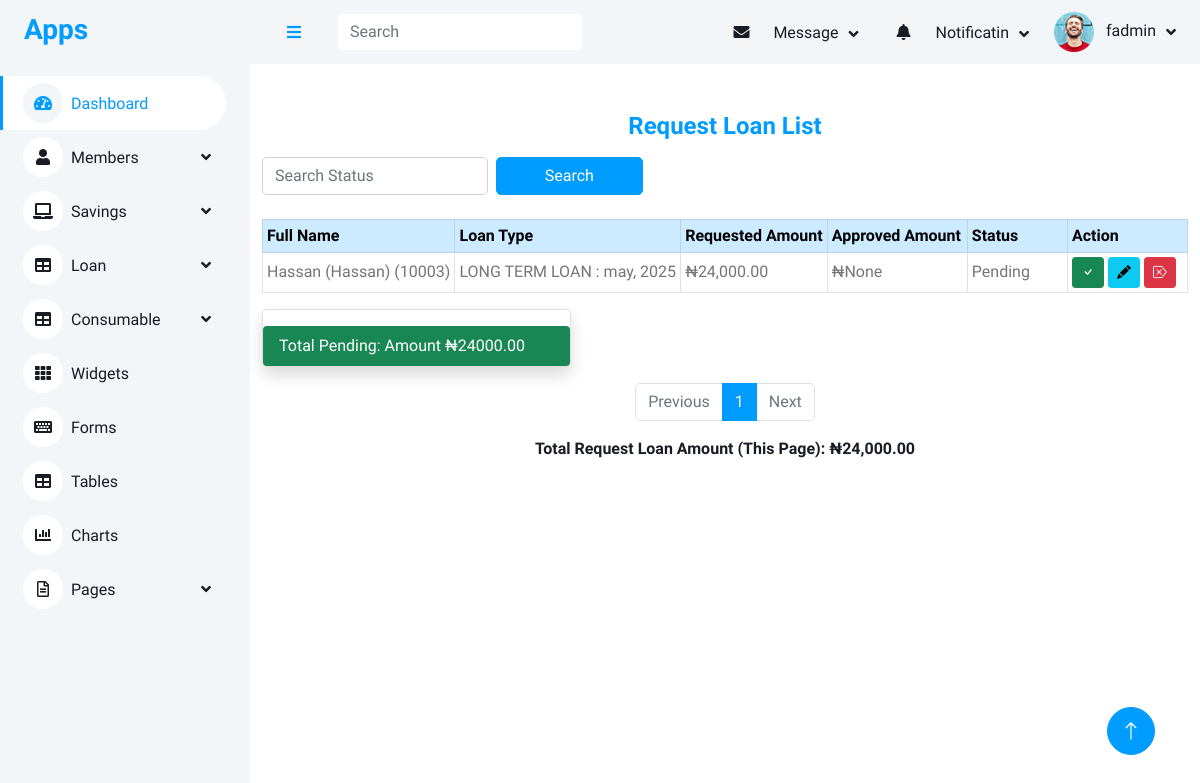
Page /requested_loan (signed in) on the committed database.
### accounts/models.py (models this page shows, shortened)
class User(AbstractUser):
    first_name = models.CharField(max_length=100)
    last_name = models.CharField(max_length=100)
    other_name = models.CharField(max_length=100)
    date_of_birth = models.DateField(blank=True,null=True)
    username = models.CharField(max_length=100, unique=True)
    department = models.CharField(max_length=100)
    unit = models.CharField(max_length=100)
    gender = models.ForeignKey(Gender, on_delete=models.CASCADE, blank=True, null=True)
    group = models.ForeignKey(UserGroup, on_delete=models.CASCADE, blank=True, null=True)
    marital_status = models.ForeignKey(MaritalStatus,on_delete=models.SET_NULL, null=True, blank=True)
    religion = models.ForeignKey(Religion, on_delete=models.SET_NULL, null=True, blank=True,)
    passport = models.ImageField(upload_to='passport', blank=True, null=True)
    member_number = models.CharField(max_length=100)
    def __str__(self):
        return f"{self.first_name} ({self.last_name})"

class Member(models.Model):
    member = models.OneToOneField(User, on_delete=models.SET_NULL, null=True, blank=True)
    ippis = models.IntegerField(unique=True)  # Required and unique
    total_savings = models.DecimalField(max_digits=12, decimal_places=2, blank=True, null=True)
    def __str__(self):
        return f"{self.member} ({self.ippis})"

### loan/models.py (models this page shows, shortened)
class LoanRequest(models.Model):
    member = models.ForeignKey(Member, on_delete=models.CASCADE, related_name="loan_requests")
    loan_type = models.ForeignKey(LoanType, on_delete=models.SET_NULL, null=True, blank=True)
    amount = models.DecimalField(max_digits=10, decimal_places=2)
    approved_amount = models.DecimalField(max_digits=10, decimal_places=2, null=True, blank=True)
    loan_term_months = models.PositiveIntegerField()
    application_date = models.DateField(default=today_date)
    approval_date = models.DateField(null=True, blank=True)
    status = models.CharField(max_length=20,choices=[ ("pending", "Pending"),("approved", "Approved"),("rejected", "Rejected"),  ("paid", "paid"),("paid", "paid") ], default="pending",)
    rejection_reason = models.TextField(blank=True, null=True)
    file_one = models.ImageField(upload_to='file_one', blank=True, null=True)
    bank_name = models.ForeignKey(BankName,on_delete=models.CASCADE)
    bank_code = models.ForeignKey(BankCode,on_delete=models.CASCADE)
    account_number  = models.CharField(max_length=100)
    guarantor_name  = models.CharField(max_length=100)
    guarantor_ippis  = models.CharField(max_length=100)
    guarantor_phone  = models.CharField(max_length=100)
    created_by = models.ForeignKey(User,on_delete=models.CASCADE)
    date_created = models.DateTimeField(auto_now_add=True)

class LoanType(models.Model):
    name = models.CharField(max_length=100)
    description = models.TextField(blank=True, null=True)
    max_amount = models.DecimalField(max_digits=12, decimal_places=2, null=True, blank=True)
    max_loan_term_months = models.PositiveIntegerField(null=True, blank=True)
    created_by = models.ForeignKey(User,on_delete=models.CASCADE)
    def __str__(self):
        return self.name

### loan/views.py (the view, shortened to what this page needs)
# urls.py: path('requested_loan',views.get_all_requested_loan, name='requested_loan'),
def get_all_requested_loan(request):
    search_term = request.GET.get('search_term', '').strip()
    base_queryset = LoanRequest.objects.exclude(status__in=['rejected', 'approved', 'paid'])
    if search_term:
        results_queryset = base_queryset.filter(
            Q(status__icontains=search_term) |
            Q(member__member__first_name__icontains=search_term) |
            Q(member__member__last_name__icontains=search_term) |
            Q(member__member__username__icontains=search_term) |
            Q(id__icontains=search_term)
        )
    else:
        results_queryset = base_queryset
    results_queryset = results_queryset.order_by('status')
    totals_by_status = dict(
        results_queryset.values('status')
        .annotate(total=Sum('approved_amount'))
        .values_list('status', 'total')
    )
    total_approved_amount = results_queryset.aggregate(total=Sum('approved_amount'))['total'] or 0
    totals_by_status = dict(
        results_queryset.values('status')
        .annotate(total=Sum('amount'))
        .values_list('status', 'total')
    )
    total_repaid = LoanRepayback.objects.filter(
        loan_request__in=results_queryset
    ).aggregate(total=Sum('amount_paid'))['total'] or 0
    total_amont_loan_request = totals_by_status.get('approved', 0)
    total_pending = totals_by_status.get('pending', 0)
    paginator = Paginator(results_queryset, 100)
    page_number = request.GET.get('page')
    results = paginator.get_page(page_number)
    context = {
        'results': results,
        'search_term': "",
        'totals_by_status': totals_by_status,
        'total_approved': total_amont_loan_request,
        'total_pending': total_pending,
        'total_repaid': total_repaid,
        'total_approved_amount': total_approved_amount,
    }
    return render(request, 'loan/get_all_requested_loan.html', context)

### templates/loan/get_all_requested_loan.html (shortened to what this page needs)
{% extends 'base/base.html' %}
{% load humanize %}
{% block content %}
<div class="container mt-5">
    <div class="mb-4">
        <h4 class="text-primary text-center mb-3">Request Loan List</h4>
        <form method="GET" action="{% url 'requested_loan' %}">
            <div class="row g-2">
                <div class="col-3 col-md-3">
                    <input type="text" name="search_term" class="form-control" placeholder="Search Status"
                        value="{{ search_term }}">
                </div>
                <div class="col-2  d-flex gap-2">
                    <button type="submit" class="btn btn-primary w-100 w-md-auto">Search</button>
                </div>
            </div>
        </form>
    </div>
    {% if results %}
        <div class="table-responsive">
            <table class="table table-sm align-middle table-bordered table-hover">
            <thead class="table-primary">
                <tr>
                    <th class="text-nowrap" style="min-width: 150px;">Full Name</th>
                    <th class="text-nowrap" style="min-width: 120px;">Loan Type</th>
                    <th class="text-nowrap" style="min-width: 140px;">Requested Amount</th>
                    <th class="text-nowrap" style="min-width: 140px;">Approved Amount</th>
                    <th class="text-nowrap" style="min-width: 100px;">Status</th>
                    <th class="text-nowrap" style="min-width: 120px;">Action</th>
                </tr>
            </thead>
                <tbody>
                    {% for loan in results %}
                       <tr>
                    <td class="text-nowrap text-truncate" style="max-width: 250px;">{{ loan.member }}</td>
                    <td class="text-nowrap text-truncate" style="max-width: 250px;">{{ loan.loan_type }}</td>
                    <td class="loan-amount text-nowrap">₦{{ loan.amount|intcomma }}</td>
                    <td class="text-nowrap">₦{{ loan.approved_amount|intcomma }}</td>
                    <td class="text-capitalize text-nowrap">{{ loan.status }}</td>
                    <td>
                        {% if loan.status == 'approved' %}
                        <button class="btn btn-success btn-sm w-100" disabled>Approved</button>
                        {% elif loan.status == 'rejected' %}
                        <button class="btn btn-danger btn-sm w-100" disabled>Rejected</button>
                        {% elif loan.status == 'paid' %}
                        <button class="btn btn-secondary btn-sm w-100" disabled>Paid</button>
                        {% else %}
                        <div class="d-flex flex-wrap gap-1">
                            <a href="{% url 'approve_loan_request' loan.id %}" class="btn btn-success btn-sm"><i
                                    class="bi bi-check"></i></a>
                            <a href="{% url 'edit_requested_loan' loan.id %}" class="btn btn-info btn-sm"><i
                                    class="bi bi-pencil-fill"></i></a>
                            <a href="{% url 'reject_loan_request' loan.id %}" class="btn btn-danger btn-sm"><i
                                    class="bi bi-backspace-reverse"></i></a>
                        </div>
                        {% endif %}
                    </td>
                </tr>
                    {% empty %}
                        <tr>
                            <td colspan="7" class="text-center text-muted">No loans found.</td>
                        </tr>
                    {% endfor %}
                </tbody>
            </table>
        </div>
         <div class="card shadow d-flex col-md-4 card-text">
        <ul class="list-group list-group-flush">
            <li class="list-group-item mt-3 bg-success text-white">Total Pending: Amount  ₦{{ total_pending|floatformat:2 }}</li>
        </ul>
        </div>
</div>
        <div class="mt-3">
            <nav aria-label="Loan pagination">
                <ul class="pagination justify-content-center">
                    {% if results.has_previous %}
                        <li class="page-item">
                            <a class="page-link" href="?page={{ results.previous_page_number }}&search_term={{ search_term }}">Previous</a>
                        </li>
                    {% else %}
                        <li class="page-item disabled"><span class="page-link">Previous</span></li>
                    {% endif %}
                    {% for num in results.paginator.page_range %}
                        {% if results.number == num %}
                            <li class="page-item active"><span class="page-link">{{ num }}</span></li>
                        {% elif num >= results.number|add:-2 and num <= results.number|add:2 %}
                            <li class="page-item">
                                <a class="page-link" href="?page={{ num }}&search_term={{ search_term }}">{{ num }}</a>
                            </li>
                        {% endif %}
                    {% endfor %}
                    {% if results.has_next %}
                        <li class="page-item">
                            <a class="page-link" href="?page={{ results.next_page_number }}&search_term={{ search_term }}">Next</a>
                        </li>
                    {% else %}
                        <li class="page-item disabled"><span class="page-link">Next</span></li>
                    {% endif %}
                </ul>
            </nav>
        </div>
        <p class="text-center mt-3">
            <span class="text-dark" id="total-loan-amount"></span>
        </p>
    {% else %}
        <p class="text-center text-muted mt-4">No loan results found for your search.</p>
    {% endif %}
</div>
{% endblock content %}

### templates/include/navbar.html (shortened to what this page needs)
<nav class="navbar navbar-expand bg-light navbar-light sticky-top px-4 py-0">
    <a href="#" class="sidebar-toggler flex-shrink-0">
        <i class="fa fa-bars"></i>
    </a>
    <form method="get" action="{% url 'search_member' %}" class="d-none d-md-flex ms-4">
        <input class="form-control border-0" name="search_term" type="search" placeholder="Search">
    </form>
    <div class="navbar-nav align-items-center ms-auto">
        <div class="nav-item dropdown">
            <a href="#" class="nav-link dropdown-toggle" data-bs-toggle="dropdown">
                <i class="fa fa-envelope me-lg-2"></i>
                <span class="d-none d-lg-inline-flex">Message</span>
            </a>
        </div>
        <div class="nav-item dropdown">
            <a href="#" class="nav-link dropdown-toggle" data-bs-toggle="dropdown">
                <i class="fa fa-bell me-lg-2"></i>
                <span class="d-none d-lg-inline-flex">Notificatin</span>
            </a>
        </div>
        <div class="nav-item dropdown">
            <a href="#" class="nav-link dropdown-toggle" data-bs-toggle="dropdown">
                <img class="rounded-circle me-lg-2" src="/static/img/user.jpg" alt=""
                    style="width: 40px; height: 40px;">
                <span class="d-none d-lg-inline-flex">{{request.user.first_name}}</span>
            </a>
        </div>
    </div>
</nav>

### static/css/style.css (style rules this page uses)
:root { --primary: #009CFF; --light: #F3F6F9; --dark: #191C24; }
.btn { transition: .5s; }
.btn.btn-primary { color: #FFFFFF; }
.content .navbar .navbar-nav .nav-link { margin-left: 25px; padding: 12px 0; color: var(--dark); outline: none; }
.content .navbar .sidebar-toggler, .content .navbar .navbar-nav .nav-link i { width: 40px; height: 40px; display: inline-flex; align-items: center; justify-content: center; background: #f5f5f5; border-radius: 40px; }
.content .navbar .dropdown-toggle::after { margin-left: 6px; vertical-align: middle; border: none; content: "\f107"; font-family: "Font Awesome 5 Free"; font-weight: 900; transition: .5s; }

### rows in the picture
User: user.first_name "fadmin"
LoanRequest: member "Hassan (Hassan) (10003)", loan_type "LONG TERM LOAN : may, 2025", amount "24,000.00", approved_amount "None", status "Pending"

### other values in the picture
{{ total_pending|floatformat:2 }} "24000.00"
{{ num }} "1"
